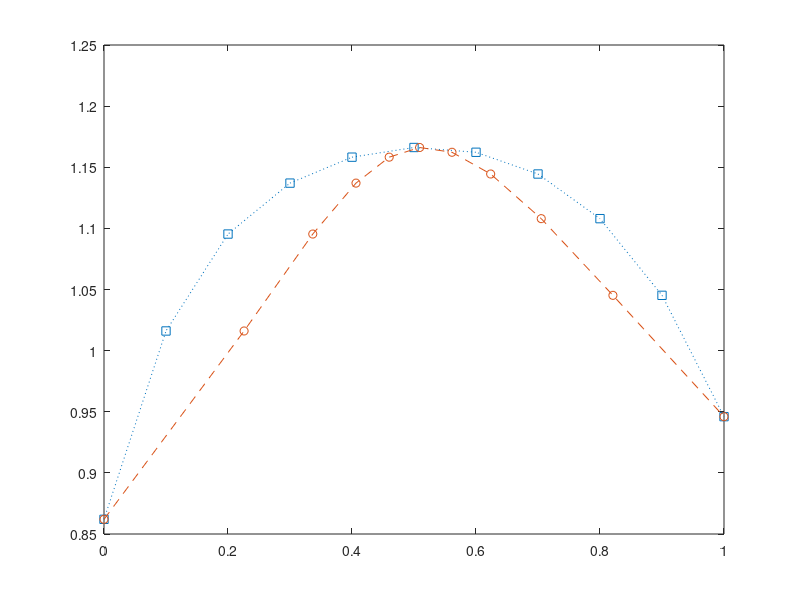
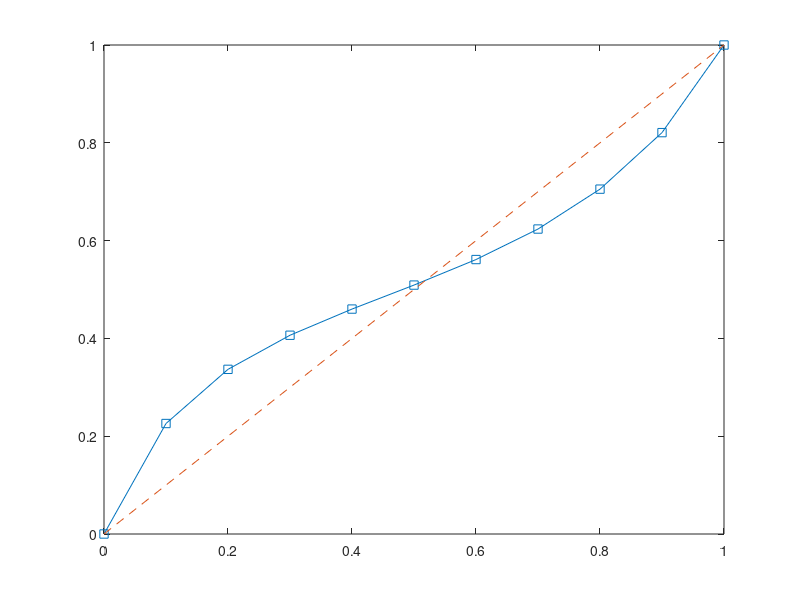

Reproduce these figures in MATLAB, in order.
xEA = 0:0.1:1;
PEAvap=0.946;
PBZvap=0.862;
gammaEA=exp(1.15./(1+(1.15.*xEA)./(0.92.*(1-xEA))).^2);
gammaBZ=exp(0.92./(1+(0.92.*(1-xEA))./(1.15.*xEA)).^2);
P=gammaEA.*PEAvap.*xEA+gammaBZ.*(1-xEA).*PBZvap;
yEA = gammaEA.*xEA.*PEAvap./P;
plot(xEA,P,':s')
hold on
plot(yEA,P,'--o')
figure
plot(xEA,yEA,'-s')
hold on
plot(xEA,xEA,'--')